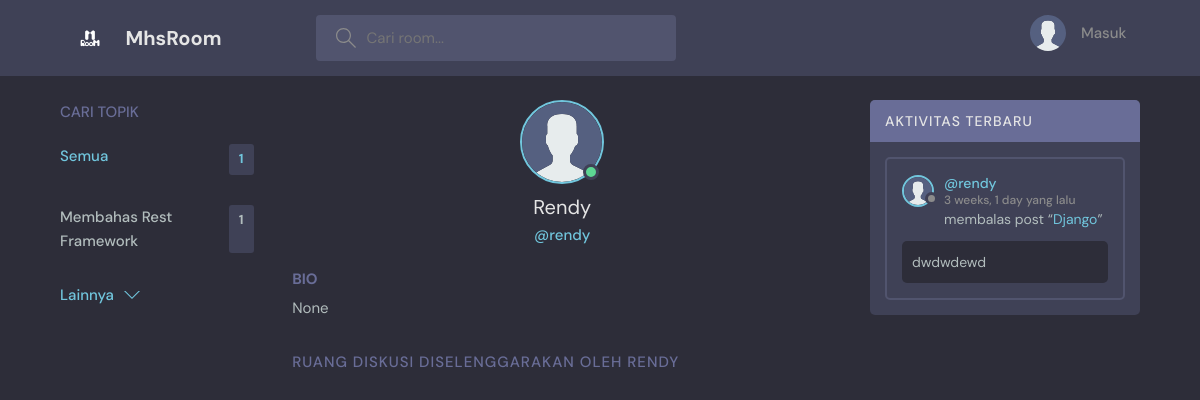
The page /profile/2 on the database its author committed.
### base/models.py (models this page shows, shortened)
class Topic(models.Model):
    name = models.CharField(max_length=200)

class User(AbstractUser):
    name = models.CharField(max_length=200, null=True)
    email = models.EmailField(unique=True, null=True)
    bio = models.TextField(null=True)
    avatar = models.ImageField(null=True, default="avatar.svg")
    USERNAME_FIELD = 'email'
    REQUIRED_FIELDS = []

class Message(models.Model):
    user = models.ForeignKey(User, on_delete=models.CASCADE)
    room =  models.ForeignKey(Room, on_delete=models.CASCADE)
    body = models.TextField()
    updated = models.DateTimeField(auto_now=True)
    created = models.DateTimeField(auto_now_add=True)
    class Meta:
        ordering = ['-updated', '-created']

class Room(models.Model):
    host = models.ForeignKey(User, on_delete=models.SET_NULL, null=True)
    topic = models.ForeignKey(Topic, on_delete=models.SET_NULL, null=True)
    name = models.CharField(max_length=200)
    description = models.TextField(null=True, blank=True)
    participants = models.ManyToManyField(User, related_name='participants', blank=True)
    updated = models.DateTimeField(auto_now=True)
    created = models.DateTimeField(auto_now_add=True)
    class Meta:
        ordering = ['-updated', '-created']
    def __str__(self):
        return self.name

### base/views.py (the view)
# urls.py: path('profile/<str:pk>', views.userProfile, name="user-profile"),
def userProfile(request, pk):
    user = User.objects.get(id=pk)
    rooms = user.room_set.all()
    room_messages = user.message_set.all()
    topics = Topic.objects.all()
    context = {'user': user, 'rooms': rooms, 'room_messages': room_messages, 'topics': topics}
    return render(request, 'base/profile.html', context)

### base/templates/base/profile.html (shortened to what this page needs)
{% extends 'main.html' %}
{% block content %}
  <main class="profile-page layout layout--3">
    <div class="container">
      {% include 'base/topics_component.html' %}
      <div class="roomList">
        <div class="profile">
          <div class="profile__avatar">
            <div class="avatar avatar--large active">
              <img src="{{ user.avatar.url }}" />
            </div>
          </div>
          <div class="profile__info">
            <h3>{{ user.name }}</h3>
            <p>@{{ user.username }}</p>
          </div>
          <div class="profile__about">
            <h3>Bio</h3>
            <p>{{ user.bio }}</p>
          </div>
        </div>
        <div class="roomList__header">
          <div>
            <h2>Ruang Diskusi diselenggarakan oleh {{ user.username }}</a>
            </h2>
          </div>
        </div>
      </div>
      {% include 'base/activity_component.html' %}
    </div>
  </main>
{% endblock content %}

### base/templates/base/topics_component.html
<div class="topics">
  <div class="topics__header">
    <h2>Cari Topik</h2>
  </div>
  <ul class="topics__list">
    <li>
      <a href="{% url 'home' %}" class="active">Semua <span>{{ topics.count }}</span></a>
    </li>
    {% for topic in topics %}
    <li>
      <a href="{% url 'home' %}?q={{ topic.name }}">{{ topic.name }}<span>{{ topic.room_set.all.count }}</span></a>
    </li>
    {% endfor %}
  </ul>
  <a class="btn btn--link" href="{% url 'topics' %}">
    Lainnya
    <svg version="1.1" xmlns="http://www.w3.org/2000/svg" width="32" height="32" viewBox="0 0 32 32">
      <title>chevron-down</title>
      <path d="M16 21l-13-13h-3l16 16 16-16h-3l-13 13z"></path>
    </svg>
  </a>
</div>

### base/templates/base/activity_component.html (shortened to what this page needs)
<div class="activities">
  <div class="activities__header">
    <h2>Aktivitas Terbaru</h2>
  </div>
  {% for message in room_messages %}
  <div class="activities__box">
    <div class="activities__boxHeader roomListRoom__header">
      <a href="{% url 'user-profile' message.user.id %}" class="roomListRoom__author">
        <div class="avatar avatar--small">
          <img src="{{ message.user.avatar.url }}" />
        </div>
        <p>
          @{{ message.user.username }}
          <span>{{ message.created|timesince }} yang lalu</span>
        </p>
      </a>
    </div>
    <div class="activities__boxContent">
      <p>membalas post “<a href="{% url 'room' message.room.id %}">{{ message.room }}</a>”</p>
      <div class="activities__boxRoomContent">{{ message.body }}</div>
    </div>
  </div>
  {% endfor %}
</div>

### rows shown on the page
Topic: name "Membahas Rest Framework", room_set.all.count "1"
User: avatar (placeholder picture), name "Rendy", username "rendy", bio "None", username "RENDY"
Message: user.avatar (placeholder picture), user.username "rendy", created "3 weeks, 1 day", room "Django", body "dwdwdewd"

### other values the page prints
{{ topics.count }} "1"
